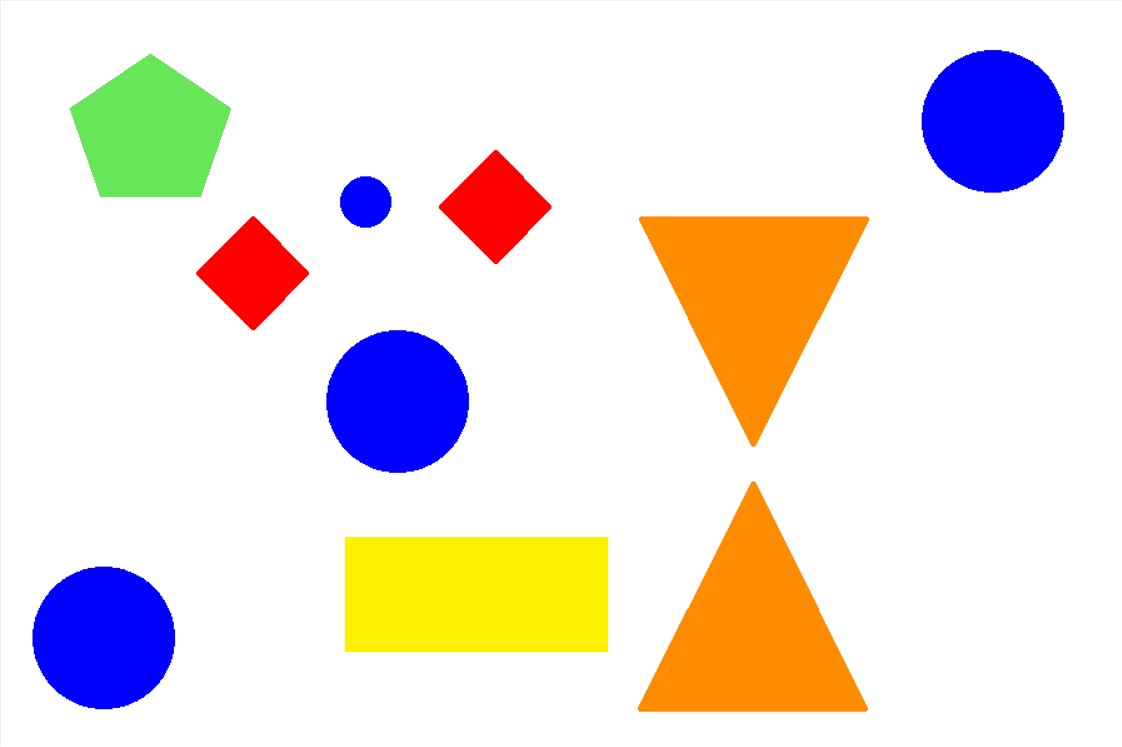
#> input picture Shape_Color_Centroid.jpeg, 1122 x 747 px
$ python Shape_Color_Centroid.py
#> lines starting #> are read from the running program, lines starting #| are printed output that depends on the picture; after the words box and inside, x2 and y2 are one past the last pixel; in counts of white or black regions, pixels touching at a corner belong together
import numpy as np
import cv2

#reading the image
img = cv2.imread('Shape_Color_Centroid.jpeg')
#> img is the input picture: shape (747, 1122, 3); mean B, G, R 221.6, 227.2, 236.6
cv2.imshow(img)

detected_shapes = []

#converting rgb to hsv
hsvFrame = cv2.cvtColor(img, cv2.COLOR_BGR2HSV)
#> hsvFrame: shape (747, 1122, 3); mean H, S, V 14.5, 48.1, 254.1
#cv2.imshow("xyz",hsvFrame)

#converting to grey scale to identify shape
gray = cv2.cvtColor(img, cv2.COLOR_BGR2GRAY)
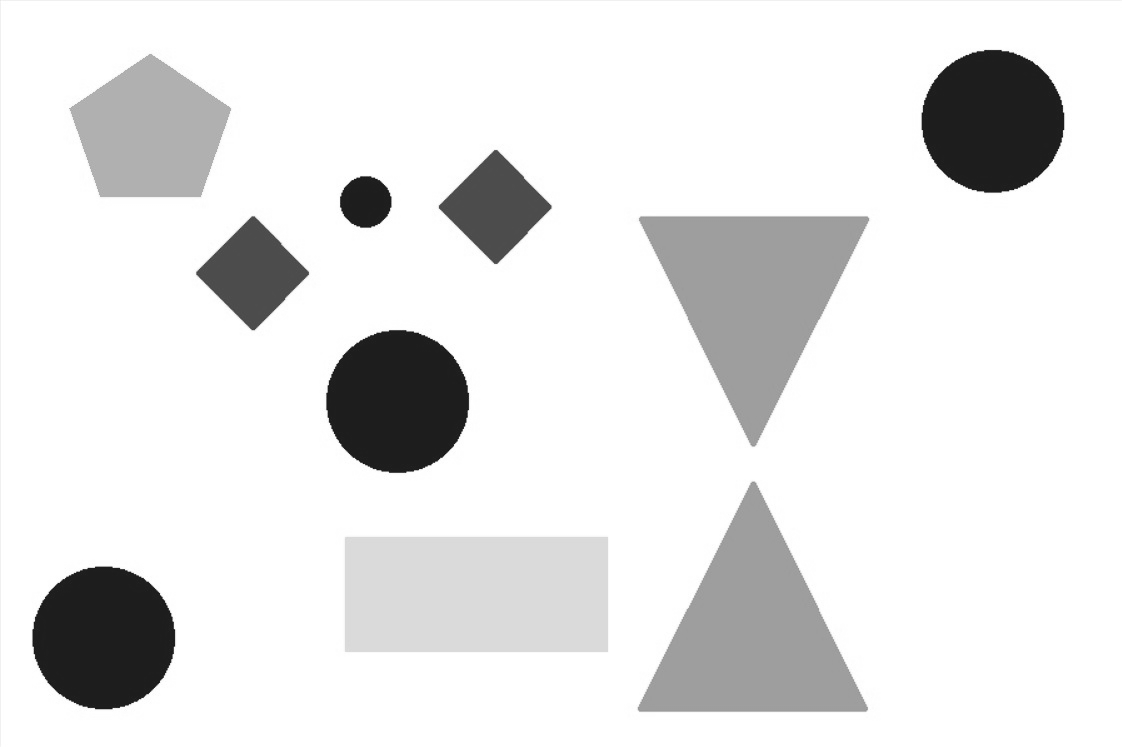
#> gray: shape (747, 1122); min 20, max 255, mean 229.4

#setting threshold for grey scale
_, threshold = cv2.threshold(gray, 180, 30, cv2.THRESH_BINARY)
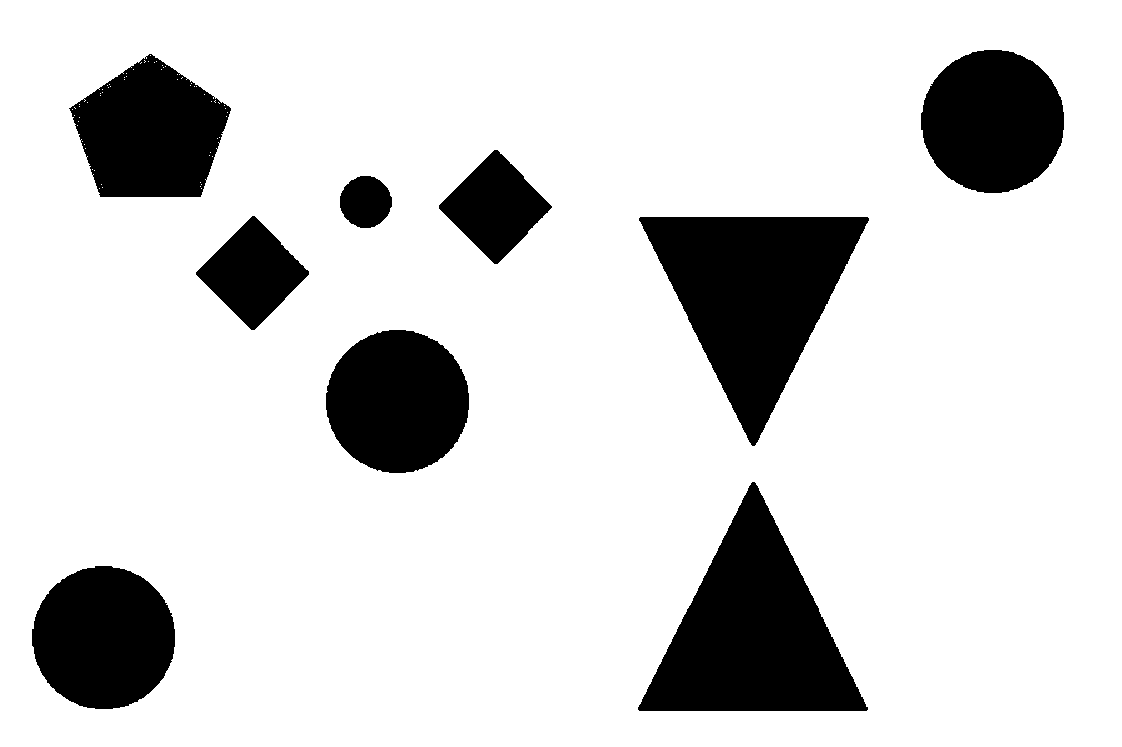
#> threshold: shape (747, 1122); values 0 (black) and 30 (white), 84.1% white; 9 black regions, largest, box (x1, y1, x2, y2) and area: (639, 217, 869, 446) 27027, (638, 482, 868, 711) 27002, (921, 50, 1064, 193) 16052

#set range for red colour and define mask
red_lower = np.array([0, 50, 50], np.uint8)
red_upper = np.array([10, 255, 255], np.uint8)
red_mask = cv2.inRange(hsvFrame, red_lower, red_upper)
#> red_mask: shape (747, 1122); 1.6% white; 7 white regions (5 under 20 px), largest, box (x1, y1, x2, y2) and area: (196, 216, 309, 329) 6549, (438, 150, 552, 263) 6477

#set range for green colour and define mask
green_lower = np.array([36, 25, 25], np.uint8)
green_upper = np.array([86, 255, 255], np.uint8)
green_mask = cv2.inRange(hsvFrame, green_lower, green_upper)
#> green_mask: shape (747, 1122); 2% white; 1 white region, box (x1, y1, x2, y2) and area: (69, 53, 232, 198) 16426

#set range for blue colour and define mask
blue_lower = np.array([110, 50, 50], np.uint8)
blue_upper = np.array([130, 255, 255], np.uint8)
blue_mask = cv2.inRange(hsvFrame, blue_lower, blue_upper)
#> blue_mask: shape (747, 1122); 6% white; 4 white regions, box (x1, y1, x2, y2) and area: (32, 566, 175, 710) 16122, (921, 50, 1065, 193) 16119, (326, 330, 469, 473) 16118, (340, 176, 392, 228) 2116

#set range for orange colour and define mask
orange_lower = np.array([1,190,200], np.uint8)
orange_upper = np.array([25,255,255], np.uint8)
orange_mask = cv2.inRange(hsvFrame, orange_lower, orange_upper)
#> orange_mask: shape (747, 1122); 6.5% white; 130 white regions (128 under 20 px), largest, box (x1, y1, x2, y2) and area: (640, 217, 869, 446) 26925, (638, 482, 867, 711) 26900

#set range for yellow colour and define mask
yellow_lower = np.array([22,60,200], np.uint8)
yellow_upper = np.array([50,255,255], np.uint8)
yellow_mask = cv2.inRange(hsvFrame, yellow_lower, yellow_upper)
#> yellow_mask: shape (747, 1122); 3.7% white; 107 white regions (106 under 20 px), largest, box (x1, y1, x2, y2) and area: (344, 536, 608, 652) 30621

#morphological transform, dilation for each colour and bitwise and operator between img and mask determines to detect only that particular colour
kernal = np.ones((5, 5), "uint8")

#red mask
red_mask = cv2.dilate(red_mask, kernal)
#> red_mask: shape (747, 1122); 1.8% white; 2 white regions, box (x1, y1, x2, y2) and area: (194, 214, 311, 333) 7695, (436, 148, 554, 266) 7661
res_red = cv2.bitwise_and(img, img,
							mask = red_mask)

#green mask
green_mask = cv2.dilate(green_mask, kernal)
#> green_mask: shape (747, 1122); 2.1% white; 1 white region, box (x1, y1, x2, y2) and area: (67, 51, 234, 200) 17675
res_green = cv2.bitwise_and(img, img,
								mask = green_mask)

#blue mask
blue_mask = cv2.dilate(blue_mask, kernal)
#> blue_mask: shape (747, 1122); 6.5% white; 4 white regions, box (x1, y1, x2, y2) and area: (30, 564, 177, 712) 17286, (919, 48, 1067, 195) 17284, (324, 328, 471, 475) 17278, (338, 174, 394, 230) 2550
res_blue = cv2.bitwise_and(img, img,
							mask = blue_mask)
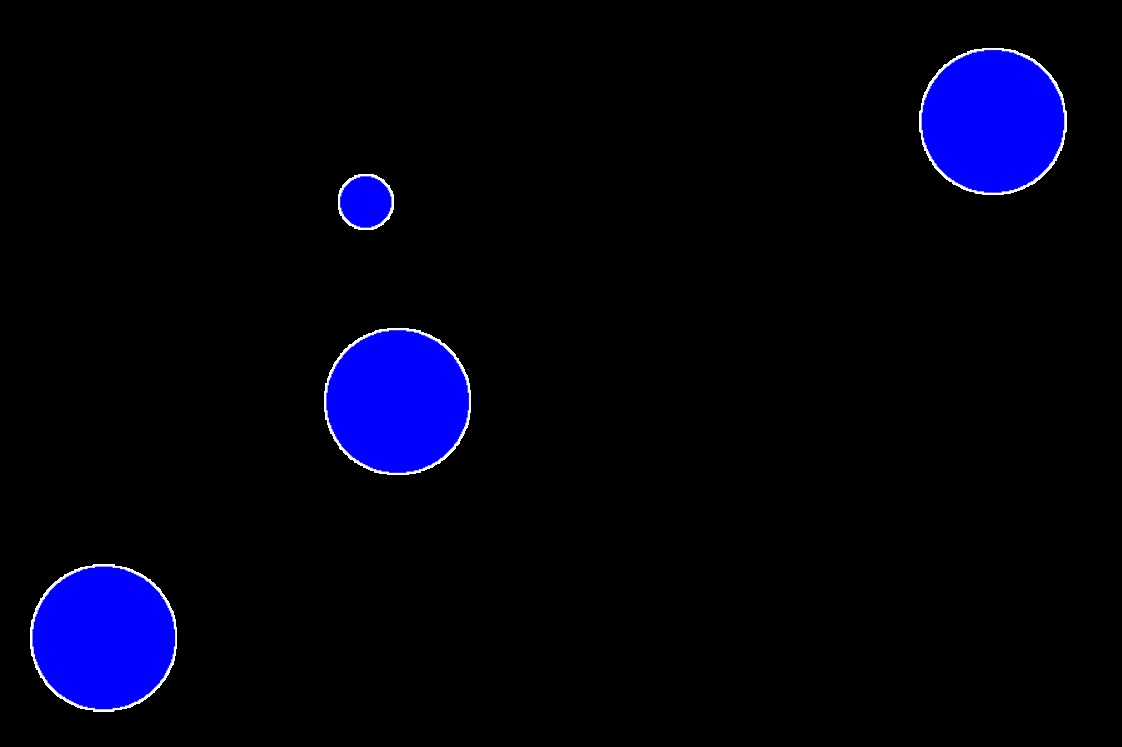
#> res_blue: shape (747, 1122, 3); mean B, G, R 16.3, 1.4, 1.4

#orange mask
orange_mask = cv2.dilate(orange_mask, kernal)
#> orange_mask: shape (747, 1122); 7.2% white; 21 white regions, largest, box (x1, y1, x2, y2) and area: (638, 215, 871, 448) 28773, (636, 480, 869, 713) 28748, (196, 216, 264, 279) 582
res_orange = cv2.bitwise_and(img, img,
								mask = orange_mask)
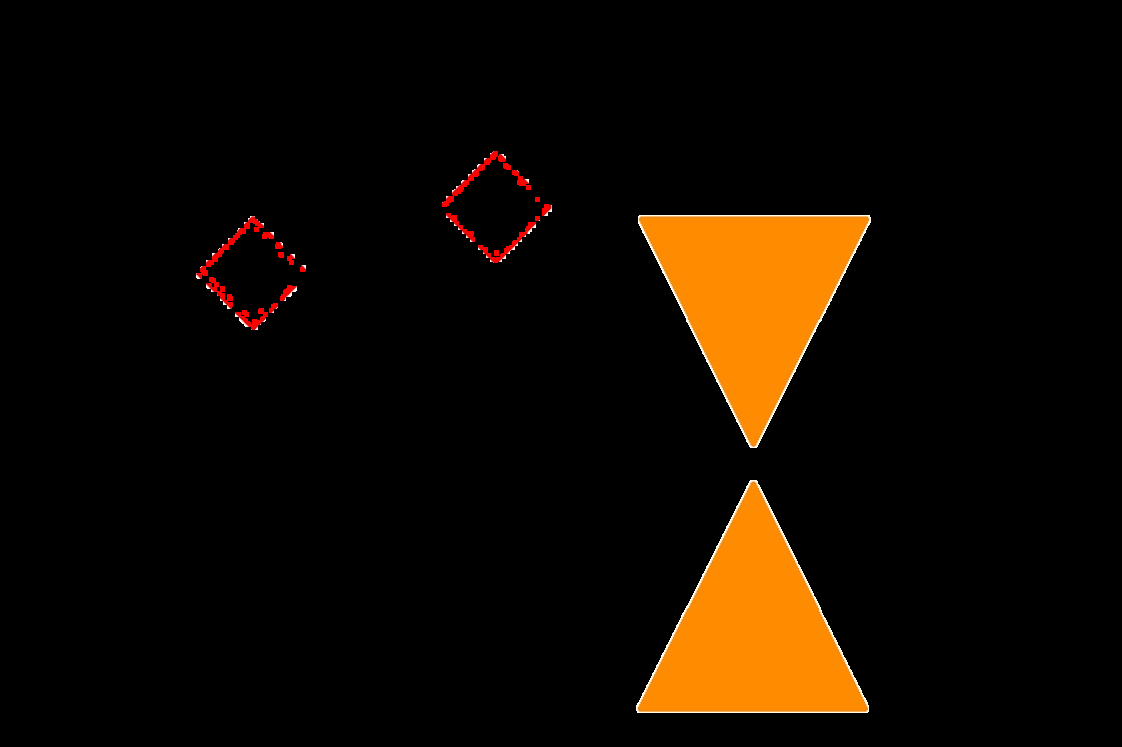
#> res_orange: shape (747, 1122, 3); mean B, G, R 1, 10.1, 18.4

#yellow mask
yellow_mask = cv2.dilate(yellow_mask, kernal)
#> yellow_mask: shape (747, 1122); 4.1% white; 77 white regions
res_yellow = cv2.bitwise_and(img, img,
								mask = yellow_mask)
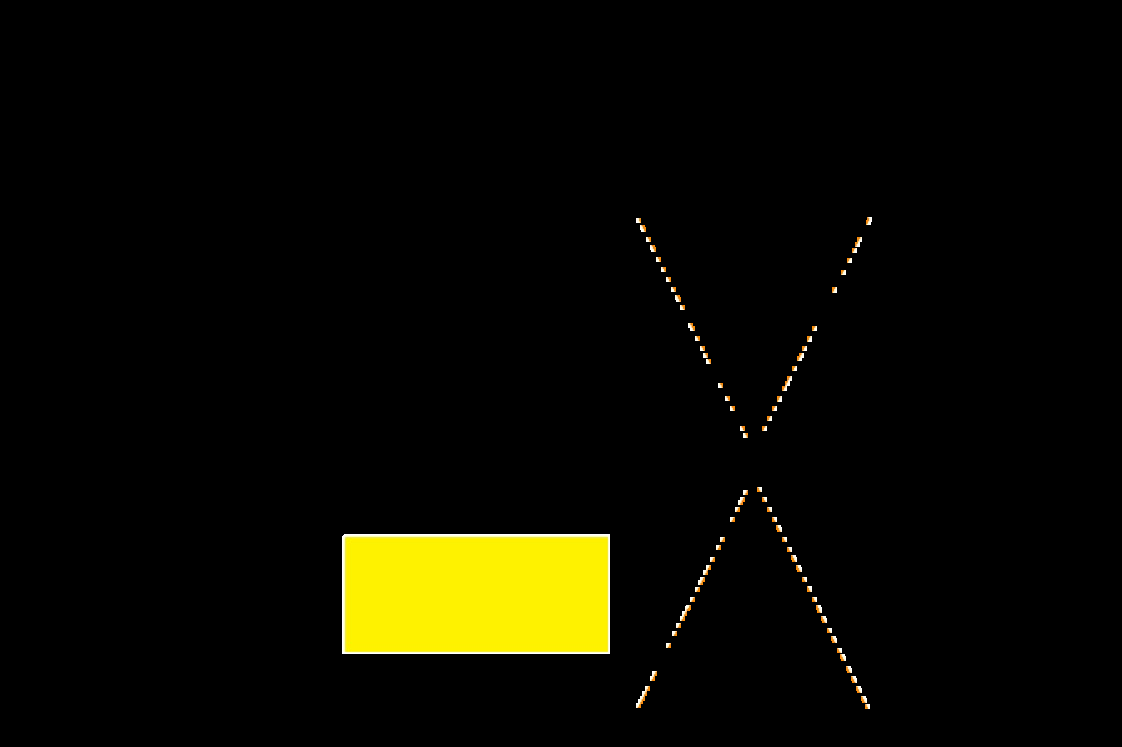
#> res_yellow: shape (747, 1122, 3); mean B, G, R 1, 9.9, 10.5


#contour for red colour
contours, hierarchy = cv2.findContours(red_mask,
										cv2.RETR_TREE,
										cv2.CHAIN_APPROX_SIMPLE)
#> contours = 2 contours; box (x1, y1, x2, y2) and area: (194, 214, 311, 333) 7546, (436, 148, 554, 266) 7506


for pic, contour in enumerate(contours):

	shape = []
	a = "Red"
	approx = cv2.approxPolyDP(
		contour, 0.03 * cv2.arcLength(contour, True), True)
	if len(approx) == 3:
		b = "Triangle"

	elif len(approx) == 4:
		x1,y1,w,h = cv2.boundingRect(contour)
		aspectratio = float(w)/h
		if (0.95<aspectratio<1.05):
			b = "Square"
		else:
			b = "Rectangle"

	elif len(approx) == 5:
		b = "Pentagon"

	elif len(approx) == 6:
		b = "Hexagon"

	else:
		b = "Circle"

	M = cv2.moments(contour)
	if M['m00'] != 0.0:
		x = int(M['m10']/M['m00'])
		y = int(M['m01']/M['m00'])

	centroid = (x, y)
	shape.append(a)
	shape.append(b)
	shape.append(centroid)
	detected_shapes.append(shape)
#> this loop made 2 passes
#> (pic, a, approx, x1, y1, w, h, aspectratio) on passes 1 to 2: (0, 'Red', [[249, 214], [194, 275], [255, 332], [310, 269]], 194, 214, 117, 119, 0.983), (1, 'Red', [[492, 148], [436, 209], [499, 265], [553, 203]], 436, 148, 118, 118, 1)
#> after the loop, detected_shapes = [['Red', 'Square', (252, 272)], ['Red', 'Square', (495, 206)]]


#contour for green colour
contours, hierarchy = cv2.findContours(green_mask,
										cv2.RETR_TREE,
										cv2.CHAIN_APPROX_SIMPLE)
#> contours = 1 contour; box (x1, y1, x2, y2) and area: (67, 51, 234, 200) 17446

for pic, contour in enumerate(contours):

	shape = []
	a = "Green"
	approx = cv2.approxPolyDP(
		contour, 0.04 * cv2.arcLength(contour, True), True)
	if len(approx) == 3:
		b = "Triangle"

	elif len(approx) == 4:
		x1,y1,w,h = cv2.boundingRect(contour)
		aspectratio = float(w)/h
		if (0.95<aspectratio<1.05):
			b = "Square"
		else:
			b = "Rectangle"

	elif len(approx) == 5:
		b = "Pentagon"

	elif len(approx) == 6:
		b = "Hexagon"

	else:
		b = "Circle"

	M = cv2.moments(contour)
	if M['m00'] != 0.0:
		x = int(M['m10']/M['m00'])
		y = int(M['m01']/M['m00'])

	centroid = (x, y)
	shape.append(a)
	shape.append(b)
	shape.append(centroid)
	detected_shapes.append(shape)
#> this loop made 1 pass
#> (pic, a, b, x, y) on pass 1: (0, 'Green', 'Pentagon', 149, 132)
#> after the loop, detected_shapes = [['Red', 'Square', (252, 272)], ['Red', 'Square', (495, 206)], ['Green', 'Pentagon', (149, 132)]]

#contour for blue colour
contours, hierarchy = cv2.findContours(blue_mask,
										cv2.RETR_TREE,
										cv2.CHAIN_APPROX_SIMPLE)
#> contours = 4 contours; box (x1, y1, x2, y2) and area: (30, 564, 177, 712) 17070, (919, 48, 1067, 195) 17069, (324, 328, 471, 475) 17058, (338, 174, 394, 230) 2466
for pic, contour in enumerate(contours):

	shape = []
	a = "Blue"
	approx = cv2.approxPolyDP(
		contour, 0.04 * cv2.arcLength(contour, True), True)
	if len(approx) == 3:
		b = "Triangle"

	elif len(approx) == 4:
		x1,y1,w,h = cv2.boundingRect(contour)
		aspectratio = float(w)/h
		if (0.95<aspectratio<1.05):
			b = "Square"
		else:
			b = "Rectangle"

	elif len(approx) == 5:
		b = "Pentagon"

	elif len(approx) == 6:
		b = "Hexagon"

	else:
		b = "Circle"

	M = cv2.moments(contour)
	if M['m00'] != 0.0:
		x = int(M['m10']/M['m00'])
		y = int(M['m01']/M['m00'])

	centroid = (x, y)
	shape.append(a)
	shape.append(b)
	shape.append(centroid)
	detected_shapes.append(shape)
#> this loop made 4 passes
#> (x, y) on passes 1 to 4: (103, 637), (397, 401), (365, 201), (992, 120)
#> after the loop, detected_shapes = [['Red', 'Square', (252, 272)], ['Red', 'Square', (495, 206)], ['Green', 'Pentagon', (149, 132)], ['Blue', 'Circle', (103, 637)], ['Blue', 'Circle', (397, 401)], ['Blue', 'Circle', (365, 201)], ['Blue', 'Circle', (992, 120)]]

#contour for orange colour
contours, hierarchy = cv2.findContours(orange_mask,
										cv2.RETR_TREE,
										cv2.CHAIN_APPROX_SIMPLE)
#> contours = 22 contours, 3 with area under 20; largest, box (x1, y1, x2, y2) and area: (638, 215, 871, 448) 28422, (636, 480, 869, 713) 28397, (196, 216, 264, 279) 458, (442, 151, 506, 207) 410, (478, 222, 536, 263) 329
for pic, contour in enumerate(contours):

	shape = []
	a = "Orange"
	approx = cv2.approxPolyDP(
		contour, 0.03 * cv2.arcLength(contour, True), True)
	if len(approx) == 3:
		b = "Triangle"

	elif len(approx) == 4:
		x1,y1,w,h = cv2.boundingRect(contour)
		aspectratio = float(w)/h
		if (0.95<aspectratio<1.05):
			b = "Square"
		else:
			b = "Rectangle"

	elif len(approx) == 5:
		b = "Pentagon"

	elif len(approx) == 6:
		b = "Hexagon"

	else:
		b = "Circle"

	M = cv2.moments(contour)
	if M['m00'] != 0.0:
		x = int(M['m10']/M['m00'])
		y = int(M['m01']/M['m00'])

	centroid = (x, y)
	shape.append(a)
	shape.append(b)
	shape.append(centroid)
	detected_shapes.append(shape)
#> this loop made 22 passes
#> (approx, x1, y1, w, h, aspectratio, b, x) on passes 10, 13, 14, 19: ([[494, 250], [494, 255], [498, 255], [498, 250]], 494, 250, 5, 6, 0.833, 'Rectangle', 496), ([[535, 222], [499, 257], [478, 249], [501, 261]], 478, 222, 58, 41, 1.41, 'Rectangle', 508), ([[535, 216], [535, 220], [539, 220], [539, 216]], 535, 216, 5, 5, 1, 'Square', 537), ([[535, 197], [535, 201], [539, 201], [539, 197]], 535, 197, 5, 5, 1, 'Square', 537)
#> (approx, b, x, y) on passes 1, 16, 22: ([[750, 480], [637, 712], [867, 712]], 'Triangle', 752, 632), ([[639, 215], [756, 447], [869, 215]], 'Triangle', 753, 294), ([[505, 156], [490, 153], [442, 206]], 'Triangle', 472, 176)
#> after the loop, detected_shapes = 29 items

#contour for yellow colour
contours, hierarchy = cv2.findContours(yellow_mask,
										cv2.RETR_TREE,
										cv2.CHAIN_APPROX_SIMPLE)
#> contours = 77 contours, 47 with area under 20; largest, box (x1, y1, x2, y2) and area: (342, 534, 610, 654) 31771, (636, 686, 650, 708) 85, (680, 605, 691, 621) 61, (782, 376, 792, 391) 53, (650, 671, 657, 681) 35
for pic, contour in enumerate(contours):

	shape = []
	a = "Yellow"
	approx = cv2.approxPolyDP(
		contour, 0.01 * cv2.arcLength(contour, True), True)
	if len(approx) == 3:
		b = "Triangle"

	elif len(approx) == 4:
		x1,y1,w,h = cv2.boundingRect(contour)
		aspectratio = float(w)/h
		if (0.95<aspectratio<1.05):
			b = "Square"
		else:
			b = "Rectangle"

	elif len(approx) == 5:
		b = "Pentagon"

	elif len(approx) == 6:
		b = "Hexagon"

	else:
		b = "Circle"

	M = cv2.moments(contour)
	if M['m00'] != 0.0:
		x = int(M['m10']/M['m00'])
		y = int(M['m01']/M['m00'])

	centroid = (x, y)
	shape.append(a)
	shape.append(b)
	shape.append(centroid)
	detected_shapes.append(shape)
#> this loop made 77 passes
#> (approx, x1, y1, w, h, aspectratio, b, x) on passes 1, 9, 10, 12, 13, 14, 18: ([[865, 704], [865, 708], [869, 708], [869, 704]], 865, 704, 5, 5, 1, 'Square', 867), ([[837, 648], [837, 652], [841, 652], [841, 648]], 837, 648, 5, 5, 1, 'Square', 839), ([[666, 643], [666, 647], [670, 647], [670, 643]], 666, 643, 5, 5, 1, 'Square', 668), ([[672, 631], [672, 635], [676, 635], [676, 631]], 672, 631, 5, 5, 1, 'Square', 674), ([[827, 628], [827, 632], [831, 632], [831, 628]], 827, 628, 5, 5, 1, 'Square', 829), ([[676, 623], [676, 627], [680, 627], [680, 623]], 676, 623, 5, 5, 1, 'Square', 678), ([[812, 597], [812, 601], [816, 601], [816, 597]], 812, 597, 5, 5, 1, 'Square', 814)
#> (approx, x1, y1, w, h) on pass 57: ([[700, 346], [700, 350], [704, 350], [704, 346]], 700, 346, 5, 5)

print(detected_shapes)
#> (printed output is left out)
#final window with required output
cv2.imshow("Rubic cube colour detection", img)

#escape sequence for closing the final window
cv2.waitKey()
cv2.destroyAllWindows()
